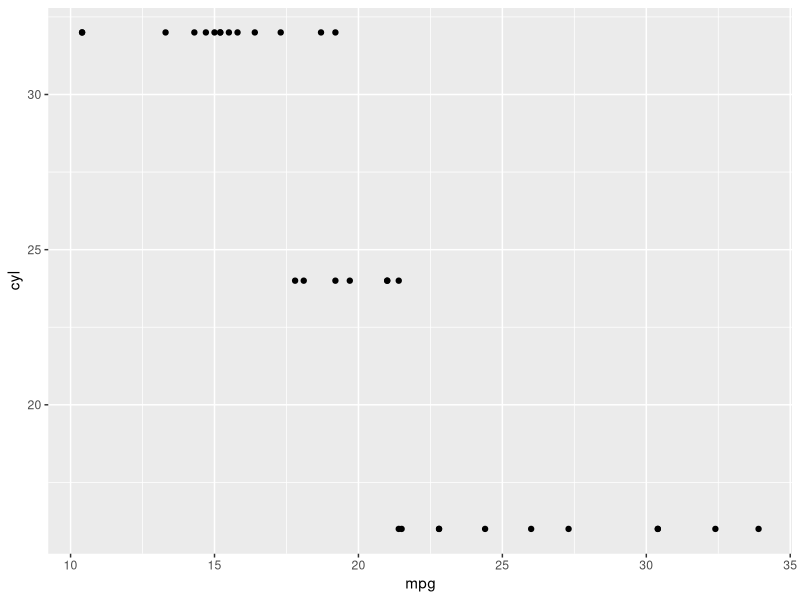
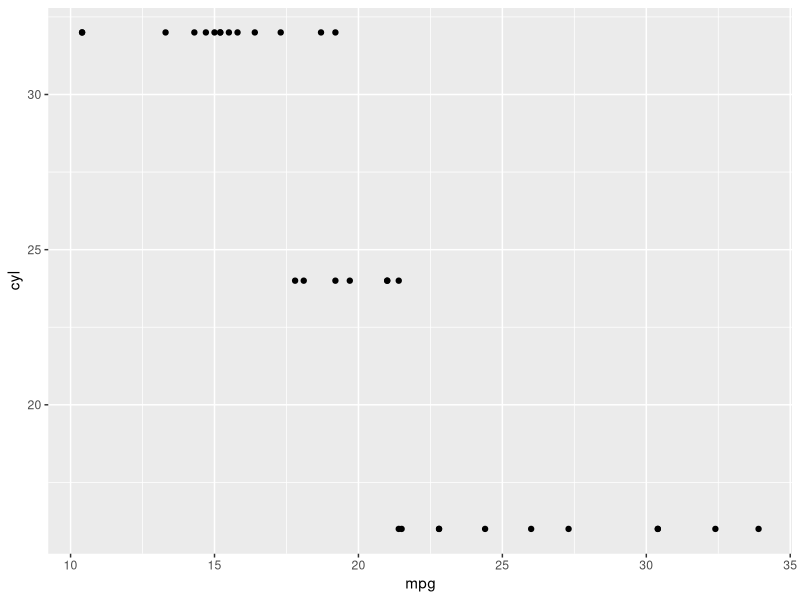
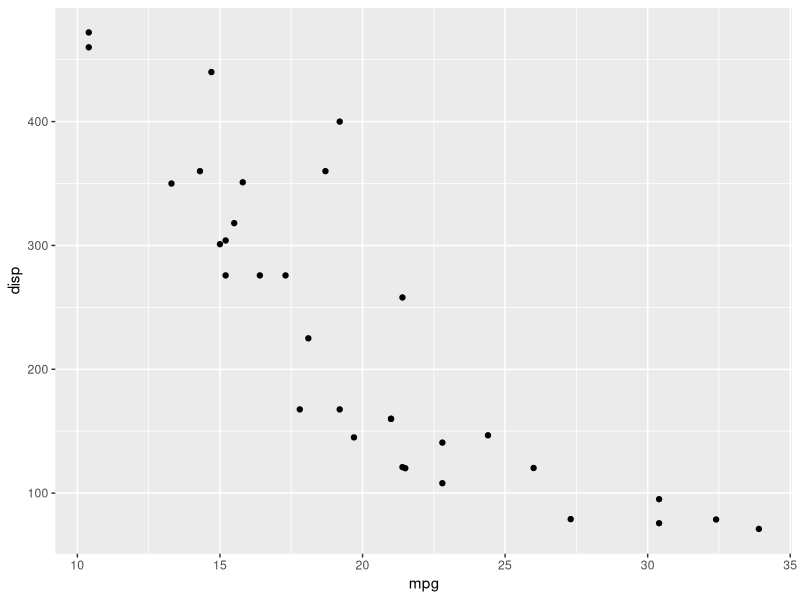
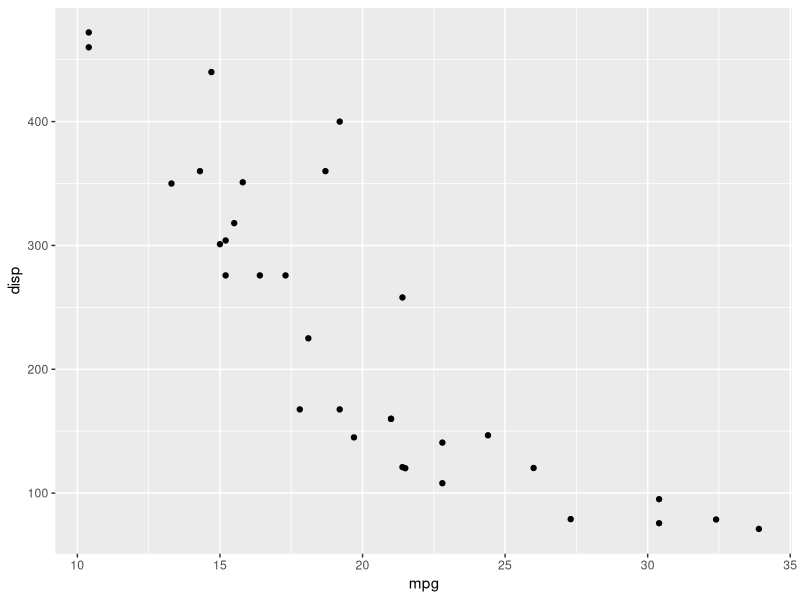

The R source for these figures, in order:
## ---- chunk 1
knitr::opts_chunk$set(echo = T, eval = F)
library(magrittr)
library(tidyverse)
## ---- chunk 2
mtcars %>% 
  mutate(cyl = cyl * 2) %>%
  mutate(mpg = mpg + 2)
## ---- chunk 3
mtcars %>% mutate(cyl = cyl * 2) %>% mutate(mpg = mpg + 2)
## ---- chunk 4
mtcars2 <- mtcars %>%
  mutate(cyl = cyl * 2) %>%
  group_by(gear) %>%
  summarise(avg_disp = mean(disp))
## ---- chunk 5
mtcars2 <- mtcars %>% 
mutate(cyl = cyl * 2) %>%
group_by(gear) %>%
summarise(avg_disp = mean(disp))
## ---- chunk 6
mtcars <- mtcars %>% 
  mutate(cyl = cyl * 2)
## ---- chunk 7

mtcars %<>% mutate(cyl = cyl * 2)
## ---- chunk 8
mtcars %>%
  mutate(transmition = if_else(am == 0, "automatic", "manual"),
         weight = wt * 1000,
         kml = mpg * 0.425)
## ---- chunk 9
mtcars %>%
  mutate(transmition = if_else(am == 0, "automatic", "manual")) %>%
  mutate(weight = wt * 1000) %>%
  mutate(kml = mpg * 0.425)
## ---- chunk 10
mtcars %>%
  mutate(transmition = if_else(am == 0, "automatic", "manual"), weight = wt * 1000, kml = mpg * 0.425)
## ---- chunk 11
ggplot(mtcars, aes(mpg, cyl)) +
  geom_point()
## ---- chunk 12
ggplot(mtcars, aes(mpg, cyl)) + geom_point()
## ---- chunk 13
ggplot(mtcars, aes(mpg, disp)) +
  geom_point()
## ---- chunk 14
ggplot(mtcars) +
  geom_point(aes(mpg, disp))
